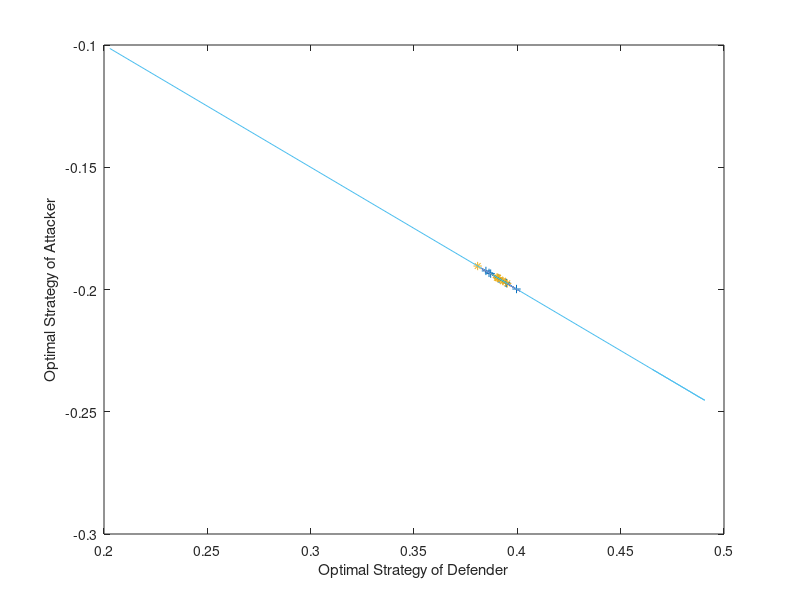

MATLAB code to generate this figure:
x1=[.3996 .3907 .3944 .3948 .3863 .3848 .3912 .3871];
y1=[-.1998 -.1954 -.1972 -.1974 -.1932 -.1924 -.1956 -.1935];
x2=[.3980 .3932 .3925 .3826 .3907 .3944 .3912 .3927];
y2=[-.1990 -.1966 -.1963 -.1913 -.1954 -.1972 -.1956 -.1964];
x3=[.3808 .3931 .3906 .3929 .3905 .3906 .3951 .3901];
y3=[-.1904 -.1966 -.1953 -.1964 -.1952 -.1953 -.1975 -.1951];
x4=[.3984 .3825 .3950 .4013 .3838 .3885 .3941 .3903];
y4=[-.1992 -.1913 -.1975 -.2007 -.1919 -.1942 -.1970 -.1952];
x5=[.3872 .3948 .3896 .3954 .3918 .3919 .3883 .3933];
y5=[-.1936 -.1974 -.1948 -.1977 -.1959 -.1960 -.1941 -.1967];
x6=[.2028 .3942 .4448 .4772 .4836 .4875 .4907 .4654]; 
y6=[-.1014 -.1971 -.2224 -.2386 -.2418 -.2438 -.2453 -.2327]; 
plot(x1,y1,'+',x2,y2,'--',x3,y3,'*',x4,y4,x5,y5,x6,y6);  
xlabel('Optimal Strategy of Defender'); 
ylabel('Optimal Strategy of Attacker');
